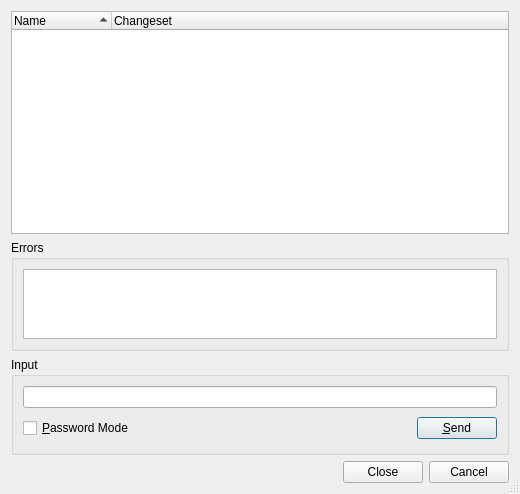
<?xml version="1.0" encoding="UTF-8"?>
<ui version="4.0">
 <class>HgBookmarksInOutDialog</class>
 <widget class="QDialog" name="HgBookmarksInOutDialog">
  <property name="geometry">
   <rect>
    <x>0</x>
    <y>0</y>
    <width>520</width>
    <height>494</height>
   </rect>
  </property>
  <property name="windowTitle">
   <string/>
  </property>
  <property name="sizeGripEnabled">
   <bool>true</bool>
  </property>
  <layout class="QVBoxLayout">
   <item>
    <widget class="QTreeWidget" name="bookmarksList">
     <property name="sizePolicy">
      <sizepolicy hsizetype="Expanding" vsizetype="Expanding">
       <horstretch>0</horstretch>
       <verstretch>2</verstretch>
      </sizepolicy>
     </property>
     <property name="whatsThis">
      <string>&lt;b&gt;Bookmarks List&lt;/b&gt;
&lt;p&gt;This shows a list of the bookmarks.&lt;/p&gt;</string>
     </property>
     <property name="alternatingRowColors">
      <bool>true</bool>
     </property>
     <property name="rootIsDecorated">
      <bool>false</bool>
     </property>
     <property name="itemsExpandable">
      <bool>false</bool>
     </property>
     <property name="sortingEnabled">
      <bool>true</bool>
     </property>
     <column>
      <property name="text">
       <string>Name</string>
      </property>
     </column>
     <column>
      <property name="text">
       <string>Changeset</string>
      </property>
     </column>
    </widget>
   </item>
   <item>
    <widget class="QGroupBox" name="errorGroup">
     <property name="sizePolicy">
      <sizepolicy hsizetype="Preferred" vsizetype="Expanding">
       <horstretch>0</horstretch>
       <verstretch>1</verstretch>
      </sizepolicy>
     </property>
     <property name="title">
      <string>Errors</string>
     </property>
     <layout class="QVBoxLayout">
      <item>
       <widget class="QTextEdit" name="errors">
        <property name="readOnly">
         <bool>true</bool>
        </property>
        <property name="acceptRichText">
         <bool>false</bool>
        </property>
       </widget>
      </item>
     </layout>
    </widget>
   </item>
   <item>
    <widget class="QGroupBox" name="inputGroup">
     <property name="title">
      <string>Input</string>
     </property>
     <layout class="QGridLayout">
      <item row="1" column="1">
       <spacer>
        <property name="orientation">
         <enum>Qt::Horizontal</enum>
        </property>
        <property name="sizeType">
         <enum>QSizePolicy::Expanding</enum>
        </property>
        <property name="sizeHint" stdset="0">
         <size>
          <width>327</width>
          <height>29</height>
         </size>
        </property>
       </spacer>
      </item>
      <item row="1" column="2">
       <widget class="QPushButton" name="sendButton">
        <property name="toolTip">
         <string>Press to send the input to the hg process</string>
        </property>
        <property name="text">
         <string>&amp;Send</string>
        </property>
        <property name="shortcut">
         <string>Alt+S</string>
        </property>
       </widget>
      </item>
      <item row="0" column="0" colspan="3">
       <widget class="QLineEdit" name="input">
        <property name="toolTip">
         <string>Enter data to be sent to the hg process</string>
        </property>
       </widget>
      </item>
      <item row="1" column="0">
       <widget class="QCheckBox" name="passwordCheckBox">
        <property name="toolTip">
         <string>Select to switch the input field to password mode</string>
        </property>
        <property name="text">
         <string>&amp;Password Mode</string>
        </property>
        <property name="shortcut">
         <string>Alt+P</string>
        </property>
       </widget>
      </item>
     </layout>
    </widget>
   </item>
   <item>
    <widget class="QDialogButtonBox" name="buttonBox">
     <property name="orientation">
      <enum>Qt::Horizontal</enum>
     </property>
     <property name="standardButtons">
      <set>QDialogButtonBox::Cancel|QDialogButtonBox::Close</set>
     </property>
    </widget>
   </item>
  </layout>
 </widget>
 <pixmapfunction>qPixmapFromMimeSource</pixmapfunction>
 <tabstops>
  <tabstop>input</tabstop>
  <tabstop>passwordCheckBox</tabstop>
  <tabstop>sendButton</tabstop>
  <tabstop>bookmarksList</tabstop>
  <tabstop>errors</tabstop>
  <tabstop>buttonBox</tabstop>
 </tabstops>
 <resources/>
 <connections/>
</ui>
